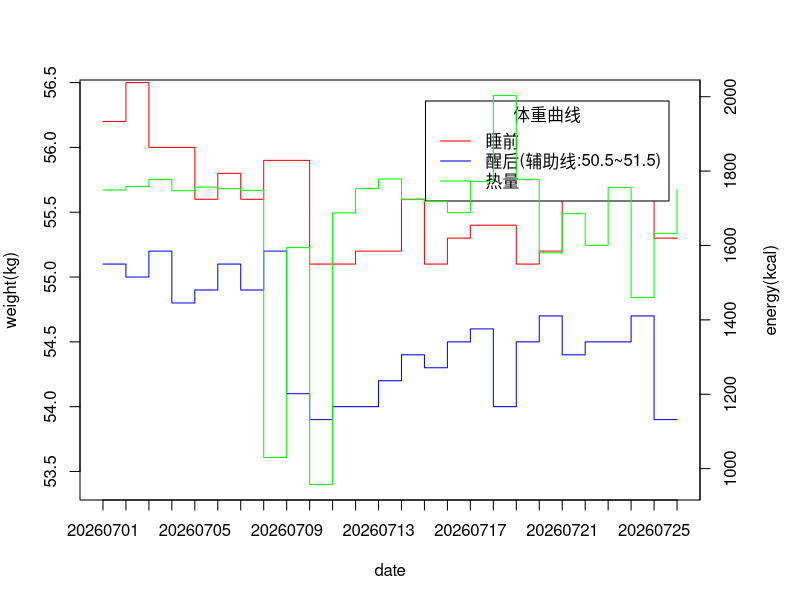

Here is the R script that generated this plot:
date <- c("20260701","20260702","20260703","20260704","20260705","20260706","20260707","20260708","20260709","20260710","20260711","20260712","20260713","20260714","20260715","20260716","20260717","20260718","20260719","20260720","20260721","20260722","20260723","20260724","20260725","20260726")
weight1 <- c(56.2,56.5,56,56,55.6,55.8,55.6,55.9,55.9,55.1,55.1,55.2,55.2,55.6,55.1,55.3,55.4,55.4,55.1,55.2,56.1,56,55.6,55.8,55.3,55.3)
weight2 <- c(55.1,55,55.2,54.8,54.9,55.1,54.9,55.2,54.1,53.9,54,54,54.2,54.4,54.3,54.5,54.6,54,54.5,54.7,54.4,54.5,54.5,54.7,53.9,53.9)
energy <- c(1749.106,1758.825,1777.631,1747.290,1757.065,1752.761,1748.171,1029.998,1594.277,957.520,1687.662,1752.849,1778.706,1723.268,1717.948,1688.194,1771.758,2003.052,1777.912,1580.330,1685.420,1600.294,1755.533,1459.843,1632.549,1749.405)
opar <- par(mar = c(5,4,4,5))
plot(c(1:26),weight1,type="s",col="red",xaxt="n",xlab = "date",ylab = "weight(kg)",ylim=range(53.4:57))
lines(c(1:26),weight2,type="s",col="blue")
legend("topright",inset=.05,title="体重曲线",c("睡前","醒后(辅助线:50.5~51.5)","热量"),lty=c(1,1,1),col=c("red","blue","green"))
abline(h = 51.5,col="blue",lty = 3)
abline(h = 50.5,col="blue",lty = 3)
axis(1, c(1:26),date)
par(new = TRUE)
plot(c(1:26), energy,type="s", pch = "+", col = "green", axes = FALSE, xlab = "", ylab = "")
axis(side = 4, at = pretty(range(energy)))
mtext("energy(kcal)", side = 4, line = 3)
